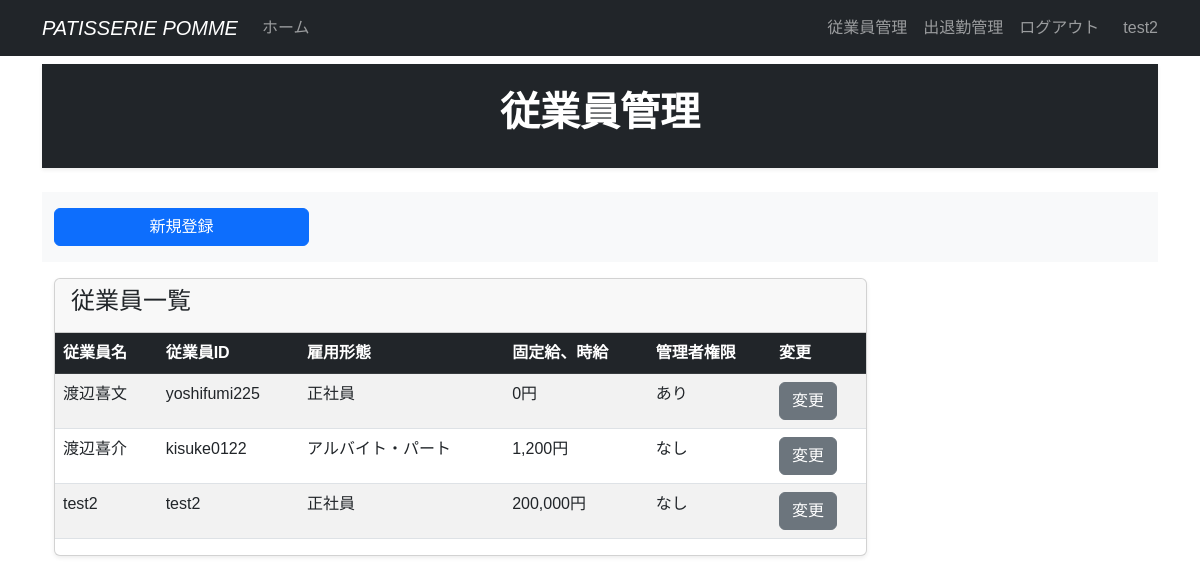
/user_maintenance (signed in), run on the app's committed database.
### time_project/models.py (models this page shows, shortened)
class User(db.Model, UserMixin):
    __tablename__ = 'users'
    id = db.Column(db.Integer, primary_key=True)
    username = db.Column(db.String(64))
    users_id = db.Column(db.String(64),unique=True, nullable=False)
    employment_type = db.Column(db.String(10), nullable=False,default='parttime')
    hourly_wage = db.Column(db.Integer,nullable=True)
    fixed_wage = db.Column(db.Integer,nullable=True)
    password_hash = db.Column(db.String(128))
    administrator = db.Column(db.String(1))
    Timepage_records = db.relationship('Timepage',backref ='user',lazy='dynamic',cascade='all, delete-orphan')
    @property
    def password(self):
        raise ArithmeticError('password is not a readable attribute')
    @property
    def employment_display(self):
        if self.employment_type == "fulltime":
            return "正社員"
        elif self.employment_type == "parttime":
            return "アルバイト・パート"
        else:
            return "未設定"
    @property
    def wage_display(self):
        if self.employment_type == "fulltime":
            return f"{self.fixed_wage:,}円"
        elif self.employment_type == "parttime":
            return f"{self.hourly_wage:,}円"
        else:
            return "未設定"

### time_project/main/views.py (the view)
@main.route('/user_maintenance')
@login_required
def user_maintenance():
    page = request.args.get('page',1,type = int)
    users = User.query.order_by(User.id).paginate(page=page)
    return render_template('user_maintenance.html',users=users)

### time_project/__init__.py (called while the page is built)
@event.listens_for(Engine,"connect")
def set_sqlite_pragma(dbapi_connection, connection_record):
    cursor = dbapi_connection.cursor()
    cursor.execute("PRAGMA foreign_keys=ON")
    cursor.close()

### time_project/models.py (called while the page is built)
@login_manager.user_loader
def load_user(user_id):
    return User.query.get(user_id)

### time_project/templates/user_maintenance.html
{% extends "base.html" %}
{% block content %}
    <header class="bg-dark py-4 mb-4 shadow-sm text-white">
        <div class="container text-center">
            <h1 class="fw-bold">従業員管理</h1>
        </div>
    </header>
    <section id="menu">
        <div class="container my-3 py-3 bg-light">
            <div class="row">
                <div class="col-md-3">
                    <a href="{{url_for('main.user_register')}}" class="btn btn-primary w-100">
                        新規登録
                    </a>
                </div>
            </div>
        </div>
    </section>
    <section id="list">
        <div class="container my-3">
            <div class="row">
                <div class="col-md-9">
                    <div class="card shadow-sm">
                        <div class="card-header">
                            <h4>従業員一覧</h4>
                        </div>
                        <div class="table-responsive">
                            <table class="table table-striped text-nowrap">
                                <thead class="table-dark">
                                    <tr>
                                        <th>従業員名</th>
                                        <th>従業員ID</th>
                                        <th>雇用形態</th>
                                        <th>固定給、時給</th>
                                        <th>管理者権限</th>
                                        <th>変更</th>
                                    </tr>
                                </thead>
                                <tbody>
                                    {% for user in users.items %}
                                    <tr>
                                        <td>{{ user.username }}</td>
                                        <td>{{ user.users_id }}</td>
                                        <td>{{ user.employment_display}}</td>
                                        <td>{{ user.wage_display}}</td>
                                        <td>{{ 'あり' if user.administrator == "1" else 'なし' }}</td>
                                        <td>
                                            <a href="{{ url_for('main.user_account',user_id=user.id)}}" class="btn btn-secondary">
                                            変更
                                        </a>
                                    </td>
                                    </tr>
                                    {% endfor %}
                                </tbody>
                            </table>
                        </div>
                    </div>
                </div>
            </div>
        </div>
    </section>
{% endblock %}

### time_project/templates/base.html (shortened to what this page needs)
<!DOCTYPE html>
<html lang="ja">
<head>
    <link href="https://cdn.jsdelivr.net/npm/bootstrap@5.3.0/dist/css/bootstrap.min.css" rel="stylesheet">
</head>
<body>
    <nav class="navbar navbar-expand-lg navbar-dark bg-dark fixed-top">
        <div class="container">
            <a class="navbar-brand fst-italic" href="{{url_for('main.index')}}">PATISSERIE POMME</a>
            <div class="collapse navbar-collapse" id="navbarNav">
                <ul class="navbar-nav me-auto">
                    <li class="nav-item">
                        <a class="nav-link" href="{{url_for('main.index')}}">ホーム</a>
                    </li>
                </ul>
                <ul class="navbar-nav">
                    {% if current_user.is_authenticated%}
                        <li class="nav-item">
                            <a class="nav-link" href="{{url_for('main.user_maintenance')}}">従業員管理</a>
                        </li>
                        <li class="nav-item">
                            <a class="nav-link" href="{{url_for('main.work_timepage')}}">出退勤管理</a>
                        </li>
                        <li class="nav-item">
                            <a class="nav-link" href="{{url_for('main.logout')}}">ログアウト</a>
                        </li>
                        <span class="navbar-text ms-3">
                            {{ current_user.username | truncate(10)}}
                        </span>
                    {% else %}
                        <li class="nav-item">
                            <a class="nav-link" href="{{url_for('main.login')}}">ログイン</a>
                        </li>
                    {% endif%}
                </ul>
            </div>
        </div>
    </nav>
         {% from "_formhelpers.html" import render_field %}
        <div class="container" style="padding-top: 4rem; padding-bottom: 4rem;">
          {% block content %}
          {% endblock %}
    </div>
</body>
</html>

### time_project/templates/base.html (style rules this page uses)
body { font-family: 'Noto Sans JP', sans-serif; }

### data on the page
User: username "test2", users_id "test2", employment_display "正社員", wage_display "200,000円", administrator "なし"
User: username "渡辺喜文", users_id "yoshifumi225", employment_display "正社員", wage_display "0円", administrator "あり"
User: username "渡辺喜介", users_id "kisuke0122", employment_display "アルバイト・パート", wage_display "1,200円", administrator "なし"
